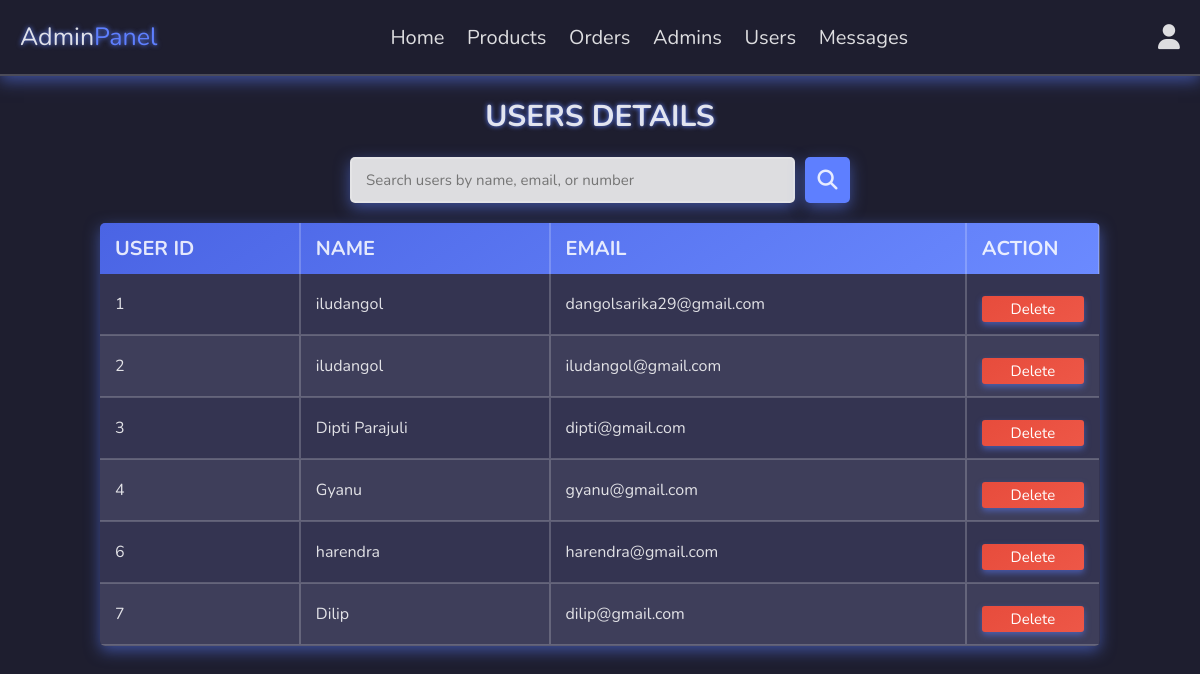
Screenshot of /admin/users_accounts.php (signed in) with the database file from the repository.
### tables this page shows
CREATE TABLE `users` (
  `id` int(100) NOT NULL,
  `name` varchar(20) NOT NULL,
  `email` varchar(50) NOT NULL,
  `password` varchar(50) NOT NULL
);

### admin/users_accounts.php (the view, shortened to what this page needs)
<?php
include '../components/connect.php';
$search = '';
?>
<!DOCTYPE html>
<html lang="en">
<head>
   <link rel="stylesheet" href="https://cdnjs.cloudflare.com/ajax/libs/font-awesome/6.1.1/css/all.min.css" />
   <link rel="stylesheet" href="../css/admin_style.css" />
</head>
<body>
<?php include '../components/admin_header.php'; ?>
<section class="contacts">
   <h2 class="heading">Users Details</h2>
   <div class="search-form">
      <form method="GET" action="users_accounts.php" novalidate>
         <input
            type="text"
            name="search"
            placeholder="Search users by name, email, or number"
            value="<?= htmlspecialchars($search) ?>"
            autocomplete="off"
         />
         <button type="submit"><i class="fas fa-search"></i></button>
      </form>
   </div>
   <?php
   if ($search !== '') {
      $search_sql = "%$search%";
      $select_users = $conn->prepare("SELECT * FROM `users` WHERE name LIKE ? OR email LIKE ? OR number LIKE ?");
      $select_users->execute([$search_sql, $search_sql, $search_sql]);
   } else {
      $select_users = $conn->prepare("SELECT * FROM `users`");
      $select_users->execute();
   }
   if ($select_users->rowCount() > 0) {
   ?>
   <table class="users-table">
      <thead>
         <tr>
            <th>User Id</th>
            <th>Name</th>
            <th>Email</th>
            <th>Action</th>
         </tr>
      </thead>
      <tbody>
         <?php while ($fetch_user = $select_users->fetch(PDO::FETCH_ASSOC)) { ?>
         <tr>
            <td data-label="User Id"><?= htmlspecialchars($fetch_user['id']); ?></td>
            <td data-label="Name"><?= htmlspecialchars($fetch_user['name']); ?></td>
            <td data-label="Email"><?= htmlspecialchars($fetch_user['email']); ?></td>
            <td data-label="Action">
               <a href="users_accounts.php?delete=<?= $fetch_user['id']; ?>" onclick="return confirm('Delete this user?');" class="delete-btn">Delete</a>
            </td>
         </tr>
         <?php } ?>
      </tbody>
   </table>
   <?php } else { ?>
      <p class="empty">No users found</p>
   <?php } ?>
</section>
</body>
</html>

### components/admin_header.php (shortened to what this page needs)
<header class="header">
   <section class="flex">
      <a href="../admin/dashboard.php" class="logo">Admin<span>Panel</span></a>
      <nav class="navbar">
         <a href="../admin/dashboard.php">Home</a>
         <a href="../admin/products.php">Products</a>
         <a href="../admin/placed_orders.php">Orders</a>
         <a href="../admin/admin_accounts.php">Admins</a>
         <a href="../admin/users_accounts.php">Users</a>
         <a href="../admin/messages.php">Messages</a>
      </nav>
      <div class="icons">
         <div id="user-btn" class="fas fa-user"></div>
      </div>
   </section>
</header>

### rows the page displays
users: id "1", name "iludangol", email "dangolsarika29@gmail.com"
users: id "2", name "iludangol", email "iludangol@gmail.com"
users: id "3", name "Dipti Parajuli", email "dipti@gmail.com"
users: id "4", name "Gyanu", email "gyanu@gmail.com"
users: id "6", name "harendra", email "harendra@gmail.com"
users: id "7", name "Dilip", email "dilip@gmail.com"
